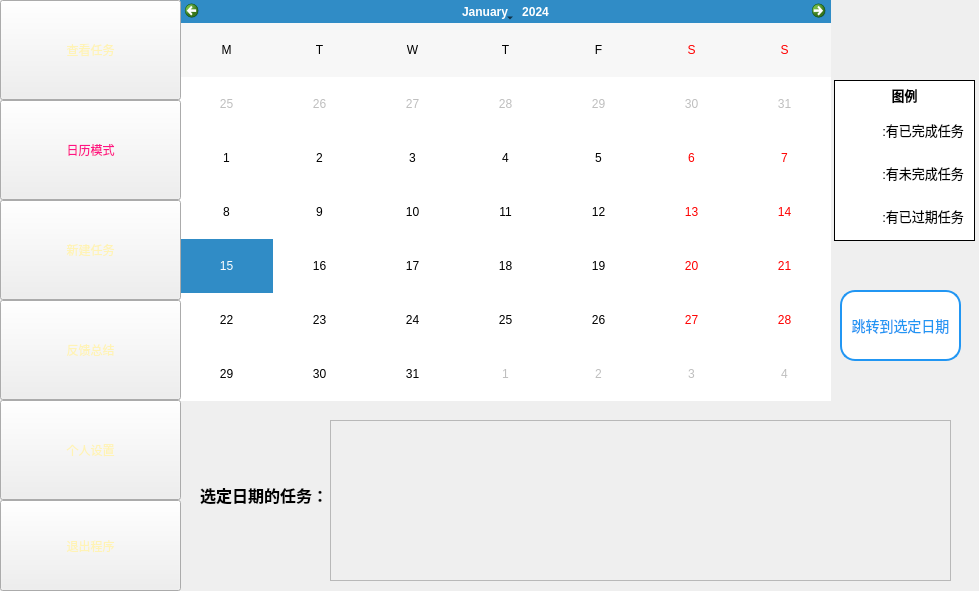
<?xml version="1.0" encoding="UTF-8"?>
<ui version="4.0">
 <class>Calendar</class>
 <widget class="QWidget" name="Calendar">
  <property name="geometry">
   <rect>
    <x>0</x>
    <y>0</y>
    <width>979</width>
    <height>591</height>
   </rect>
  </property>
  <property name="windowTitle">
   <string>Form</string>
  </property>
  <widget class="CustomCalendar" name="calendarWidget">
   <property name="geometry">
    <rect>
     <x>180</x>
     <y>0</y>
     <width>651</width>
     <height>401</height>
    </rect>
   </property>
   <property name="gridVisible">
    <bool>false</bool>
   </property>
   <property name="horizontalHeaderFormat">
    <enum>QCalendarWidget::HorizontalHeaderFormat::SingleLetterDayNames</enum>
   </property>
   <property name="verticalHeaderFormat">
    <enum>QCalendarWidget::VerticalHeaderFormat::NoVerticalHeader</enum>
   </property>
  </widget>
  <widget class="QPushButton" name="pushButton_2">
   <property name="geometry">
    <rect>
     <x>0</x>
     <y>200</y>
     <width>181</width>
     <height>100</height>
    </rect>
   </property>
   <property name="styleSheet">
    <string notr="true">QPushButton 
{ border-image: url(:/images/button.png) 0 0 0 0 stretch stretch;

color:rgb(255, 243, 181);
font: 25pt &quot;FZYaoTi&quot;;
}
    QPushButton:hover {
        color: black;
    }
    QPushButton:pressed {
        color: rgb(255, 19, 133);
    }</string>
   </property>
   <property name="text">
    <string>新建任务</string>
   </property>
  </widget>
  <widget class="QPushButton" name="pushButton">
   <property name="geometry">
    <rect>
     <x>0</x>
     <y>0</y>
     <width>181</width>
     <height>100</height>
    </rect>
   </property>
   <property name="styleSheet">
    <string notr="true">QPushButton 
{ border-image: url(:/images/button.png) 0 0 0 0 stretch stretch;

color:rgb(255, 243, 181);
font: 25pt &quot;FZYaoTi&quot;;
}
    QPushButton:hover {
        color: black;
    }
    QPushButton:pressed {
        color: rgb(255, 19, 133);
    }</string>
   </property>
   <property name="text">
    <string>查看任务</string>
   </property>
  </widget>
  <widget class="QPushButton" name="pushButton_3">
   <property name="geometry">
    <rect>
     <x>0</x>
     <y>300</y>
     <width>181</width>
     <height>100</height>
    </rect>
   </property>
   <property name="styleSheet">
    <string notr="true">QPushButton 
{ border-image: url(:/images/button.png) 0 0 0 0 stretch stretch;

color:rgb(255, 243, 181);
font: 25pt &quot;FZYaoTi&quot;;
}
    QPushButton:hover {
        color: black;
    }
    QPushButton:pressed {
        color: rgb(255, 19, 133);
    }</string>
   </property>
   <property name="text">
    <string>反馈总结</string>
   </property>
  </widget>
  <widget class="QPushButton" name="pushButton_4">
   <property name="geometry">
    <rect>
     <x>0</x>
     <y>400</y>
     <width>181</width>
     <height>100</height>
    </rect>
   </property>
   <property name="styleSheet">
    <string notr="true">QPushButton 
{ border-image: url(:/images/button.png) 0 0 0 0 stretch stretch;

color:rgb(255, 243, 181);
font: 25pt &quot;FZYaoTi&quot;;
}
    QPushButton:hover {
        color: black;
    }
    QPushButton:pressed {
        color: rgb(255, 19, 133);
    }</string>
   </property>
   <property name="text">
    <string>个人设置</string>
   </property>
  </widget>
  <widget class="QPushButton" name="pushButton_6">
   <property name="geometry">
    <rect>
     <x>0</x>
     <y>100</y>
     <width>181</width>
     <height>100</height>
    </rect>
   </property>
   <property name="styleSheet">
    <string notr="true">QPushButton 
{ border-image: url(:/images/button.png) 0 0 0 0 stretch stretch;

color:rgb(255, 19, 133);
font: 25pt &quot;FZYaoTi&quot;;
}
    QPushButton:hover {
        color: black;
    }
    QPushButton:pressed {
        color: rgb(255, 19, 133);
    }
</string>
   </property>
   <property name="text">
    <string>日历模式</string>
   </property>
  </widget>
  <widget class="QPushButton" name="pushButton_5">
   <property name="geometry">
    <rect>
     <x>0</x>
     <y>500</y>
     <width>181</width>
     <height>91</height>
    </rect>
   </property>
   <property name="styleSheet">
    <string notr="true">QPushButton 
{ border-image: url(:/images/button.png) 0 0 0 0 stretch stretch;

color:rgb(255, 243, 181);
font: 25pt &quot;FZYaoTi&quot;;
}
    QPushButton:hover {
        color: black;
    }
    QPushButton:pressed {
        color: rgb(255, 19, 133);
    }</string>
   </property>
   <property name="text">
    <string>退出程序</string>
   </property>
  </widget>
  <widget class="QTextBrowser" name="textBrowser">
   <property name="geometry">
    <rect>
     <x>834</x>
     <y>80</y>
     <width>141</width>
     <height>161</height>
    </rect>
   </property>
   <property name="styleSheet">
    <string notr="true">QTextBrowser{
        background-color: white;
      border: 1.3px solid rgb(0,0,0)

}</string>
   </property>
   <property name="html">
    <string>&lt;!DOCTYPE HTML PUBLIC &quot;-//W3C//DTD HTML 4.0//EN&quot; &quot;http://www.w3.org/TR/REC-html40/strict.dtd&quot;&gt;
&lt;html&gt;&lt;head&gt;&lt;meta name=&quot;qrichtext&quot; content=&quot;1&quot; /&gt;&lt;meta charset=&quot;utf-8&quot; /&gt;&lt;style type=&quot;text/css&quot;&gt;
p, li { white-space: pre-wrap; }
hr { height: 1px; border-width: 0; }
li.unchecked::marker { content: &quot;\2610&quot;; }
li.checked::marker { content: &quot;\2612&quot;; }
&lt;/style&gt;&lt;/head&gt;&lt;body style=&quot; font-family:'Microsoft YaHei UI'; font-size:9pt; font-weight:400; font-style:normal;&quot;&gt;
&lt;p align=&quot;center&quot; style=&quot; margin-top:0px; margin-bottom:0px; margin-left:0px; margin-right:0px; -qt-block-indent:0; text-indent:0px;&quot;&gt;&lt;span style=&quot; font-size:10pt; font-weight:700;&quot;&gt;图例&lt;/span&gt;&lt;/p&gt;
&lt;p style=&quot; margin-top:0px; margin-bottom:0px; margin-left:0px; margin-right:0px; -qt-block-indent:0; text-indent:0px;&quot;&gt;&lt;span style=&quot; font-size:10pt;&quot;&gt;            &lt;/span&gt;&lt;/p&gt;
&lt;p style=&quot; margin-top:0px; margin-bottom:0px; margin-left:0px; margin-right:0px; -qt-block-indent:0; text-indent:0px;&quot;&gt;&lt;span style=&quot; font-size:10pt;&quot;&gt;            :有已完成任务&lt;/span&gt;&lt;/p&gt;
&lt;p style=&quot; margin-top:0px; margin-bottom:0px; margin-left:0px; margin-right:0px; -qt-block-indent:0; text-indent:0px;&quot;&gt;&lt;span style=&quot; font-size:8pt;&quot;&gt;    &lt;/span&gt;&lt;span style=&quot; font-size:8pt; color:#ffffff;&quot;&gt;1&lt;/span&gt;&lt;/p&gt;
&lt;p style=&quot; margin-top:0px; margin-bottom:0px; margin-left:0px; margin-right:0px; -qt-block-indent:0; text-indent:0px;&quot;&gt;&lt;span style=&quot; font-size:6pt;&quot;&gt;    &lt;/span&gt;&lt;span style=&quot; font-size:6pt; color:#ffffff;&quot;&gt;1&lt;/span&gt;&lt;/p&gt;
&lt;p style=&quot; margin-top:0px; margin-bottom:0px; margin-left:0px; margin-right:0px; -qt-block-indent:0; text-indent:0px;&quot;&gt;&lt;span style=&quot; font-size:10pt;&quot;&gt;            :有未完成任务&lt;/span&gt;&lt;/p&gt;
&lt;p style=&quot; margin-top:0px; margin-bottom:0px; margin-left:0px; margin-right:0px; -qt-block-indent:0; text-indent:0px;&quot;&gt;&lt;span style=&quot; font-size:6pt;&quot;&gt;  &lt;/span&gt;&lt;span style=&quot; font-size:8pt;&quot;&gt; &lt;/span&gt;&lt;span style=&quot; font-size:8pt; color:#ffffff;&quot;&gt; 1&lt;/span&gt;&lt;/p&gt;
&lt;p style=&quot; margin-top:0px; margin-bottom:0px; margin-left:0px; margin-right:0px; -qt-block-indent:0; text-indent:0px;&quot;&gt;&lt;span style=&quot; font-size:6pt; color:#ffffff;&quot;&gt;    1&lt;/span&gt;&lt;/p&gt;
&lt;p style=&quot; margin-top:0px; margin-bottom:0px; margin-left:0px; margin-right:0px; -qt-block-indent:0; text-indent:0px;&quot;&gt;&lt;span style=&quot; font-size:10pt;&quot;&gt;            :有已过期任务&lt;/span&gt;&lt;/p&gt;&lt;/body&gt;&lt;/html&gt;</string>
   </property>
  </widget>
  <widget class="QPushButton" name="pushButton_7">
   <property name="geometry">
    <rect>
     <x>840</x>
     <y>290</y>
     <width>121</width>
     <height>71</height>
    </rect>
   </property>
   <property name="styleSheet">
    <string notr="true">  /* 默认状态：蓝框白底蓝字 */
    QPushButton {
        background-color: white;
        color: #2196F3;
        border: 2px solid #2196F3;
        border-radius: 15px;
        padding: 2px 2px;

		font-size:14px;
    }

    /* 悬停状态：蓝底白字 */
    QPushButton:hover {
        background-color: #2196F3;
        color: white;
    }

    /* 按下状态：深蓝底白字 */
    QPushButton:pressed {
        background-color: #1976D2;
        color: white;
    }
QPushButton:disabled {
    /* 禁用状态：灰框灰底灰字 */
    background-color: #f5f5f5;
    color: #808080 ;
    border: 2px solid #9e9e9e;
}</string>
   </property>
   <property name="text">
    <string>跳转到选定日期</string>
   </property>
  </widget>
  <widget class="QScrollArea" name="taskarea">
   <property name="geometry">
    <rect>
     <x>330</x>
     <y>420</y>
     <width>621</width>
     <height>161</height>
    </rect>
   </property>
   <property name="widgetResizable">
    <bool>true</bool>
   </property>
   <widget class="QWidget" name="scrollAreaWidgetContents">
    <property name="geometry">
     <rect>
      <x>0</x>
      <y>0</y>
      <width>619</width>
      <height>159</height>
     </rect>
    </property>
   </widget>
  </widget>
  <widget class="QLabel" name="label">
   <property name="geometry">
    <rect>
     <x>200</x>
     <y>470</y>
     <width>131</width>
     <height>51</height>
    </rect>
   </property>
   <property name="font">
    <font>
     <pointsize>9</pointsize>
    </font>
   </property>
   <property name="text">
    <string>&lt;html&gt;&lt;head/&gt;&lt;body&gt;&lt;p&gt;&lt;span style=&quot; font-size:12pt; font-weight:700;&quot;&gt;选定日期的任务：&lt;/span&gt;&lt;/p&gt;&lt;/body&gt;&lt;/html&gt;</string>
   </property>
  </widget>
  <widget class="QLabel" name="label_2">
   <property name="geometry">
    <rect>
     <x>843</x>
     <y>190</y>
     <width>31</width>
     <height>41</height>
    </rect>
   </property>
   <property name="text">
    <string/>
   </property>
   <property name="pixmap">
    <pixmap resource="res.qrc">:/images/red.png</pixmap>
   </property>
   <property name="scaledContents">
    <bool>true</bool>
   </property>
  </widget>
  <widget class="QLabel" name="label_3">
   <property name="geometry">
    <rect>
     <x>844</x>
     <y>105</y>
     <width>31</width>
     <height>41</height>
    </rect>
   </property>
   <property name="text">
    <string/>
   </property>
   <property name="pixmap">
    <pixmap resource="res.qrc">:/images/green.png</pixmap>
   </property>
   <property name="scaledContents">
    <bool>true</bool>
   </property>
  </widget>
  <widget class="QLabel" name="label_4">
   <property name="geometry">
    <rect>
     <x>837</x>
     <y>148</y>
     <width>43</width>
     <height>41</height>
    </rect>
   </property>
   <property name="text">
    <string/>
   </property>
   <property name="pixmap">
    <pixmap resource="res.qrc">:/images/blue.png</pixmap>
   </property>
   <property name="scaledContents">
    <bool>true</bool>
   </property>
  </widget>
 </widget>
 <customwidgets>
  <customwidget>
   <class>CustomCalendar</class>
   <extends>QCalendarWidget</extends>
   <header>customcalendar.h</header>
  </customwidget>
 </customwidgets>
 <resources>
  <include location="res.qrc"/>
 </resources>
 <connections/>
</ui>
